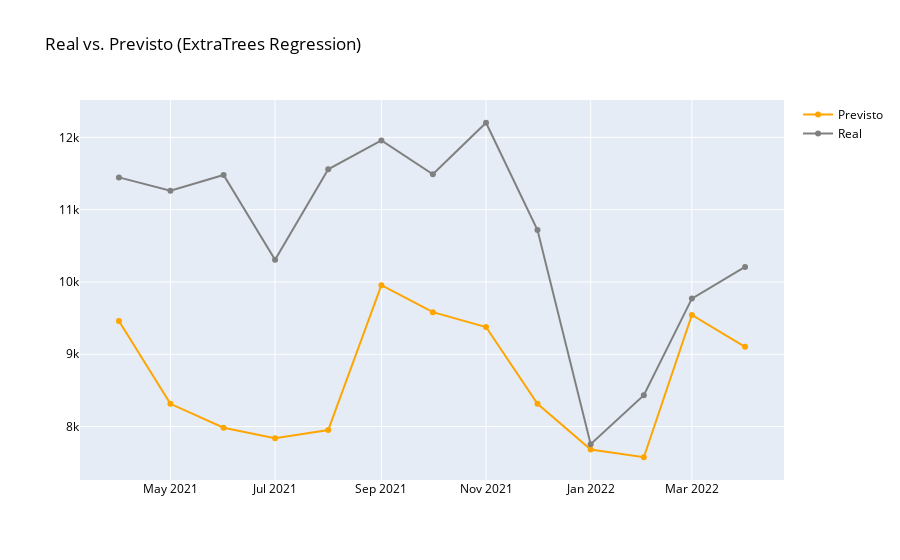

Source (notebook cell):
### Code cell
fig = go.Figure(data=[
    go.Scatter(name='Previsto', x=df_r_teste['data'], y=pred_teste_et, marker={'color': 'orange'}),
    go.Scatter(name='Real', x=df_r_teste['data'], y=y_r_teste, marker={'color': 'gray'})
    ])
fig.update_layout(font=dict(color='black'), title_text='Real vs. Previsto (ExtraTrees Regression)')
fig.show()

### Figure 1 — Plotly figure (JSON) as saved in the notebook; plotly's stock layout.template omitted (floating-point values rounded to 4 significant figures)
{"data": [{"marker": {"color": "orange"}, "name": "Previsto", "type": "scatter", "x": ["2021-04-01", "2021-05-01", "2021-06-01", "2021-07-01", "2021-08-01", "2021-09-01", "2021-10-01", "2021-11-01", "2021-12-01", "2022-01-01", "2022-02-01", "2022-03-01", "2022-04-01"], "y": [9459.0, 8315.0, 7984.0, 7838.0, 7952.0, 9955.0, 9582.0, 9377.0, 8315.0, 7682.0, 7575.0, 9544.0, 9103.0]}, {"marker": {"color": "gray"}, "name": "Real", "type": "scatter", "x": ["2021-04-01", "2021-05-01", "2021-06-01", "2021-07-01", "2021-08-01", "2021-09-01", "2021-10-01", "2021-11-01", "2021-12-01", "2022-01-01", "2022-02-01", "2022-03-01", "2022-04-01"], "y": [11447, 11263, 11480, 10307, 11559, 11959, 11491, 12203, 10718, 7757, 8433, 9770, 10208]}], "layout": {"font": {"color": "black"}, "title": {"text": "Real vs. Previsto (ExtraTrees Regression)"}}}
